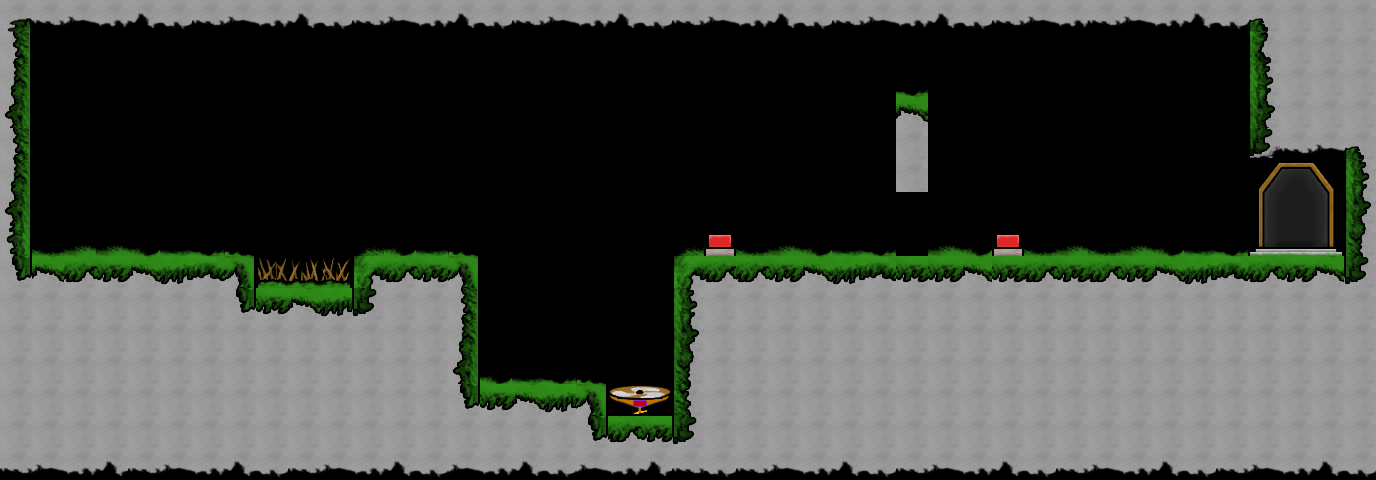

A level layout from a 2D game, rendered from its tile map. Below: a short description, then the map file with its tile-grid data intact:
An orthogonal 43x15 tile map with 32x32 px tiles, 2 tile layers (Tile Layer 1, Tile Layer 2), 7 tilesets and 9 objects (2x Button, 2x Player, Fan, Spike, Goal, ...).

<map version="1.10" tiledversion="1.10.2" orientation="orthogonal" renderorder="right-down" width="43" height="15" tilewidth="32" tileheight="32" infinite="0" nextlayerid="4" nextobjectid="13">
 <tileset firstgid="1" source="../../../../../Tiled/placeholder_tile.tsx" />
 <tileset firstgid="29" name="TileSheet_Final" tilewidth="32" tileheight="32" tilecount="96" columns="12">
  <image source="TileSheet_Final.png" width="384" height="256" />
 </tileset>
 <tileset firstgid="125" name="TileSheet_Final" tilewidth="32" tileheight="32" tilecount="96" columns="12">
  <image source="TileSheet_Final.png" width="384" height="256" />
 </tileset>
 <tileset firstgid="221" source="../../../../../Tiled/TileSheet_Final.tsx" />
 <tileset firstgid="317" name="400x400Orange" tilewidth="400" tileheight="400" tilecount="1" columns="1">
  <image source="400x400Orange.png" width="400" height="400" />
 </tileset>
 <tileset firstgid="318" name="Player" tilewidth="64" tileheight="64" tilecount="2" columns="2">
  <image source="Player.png" width="128" height="64" />
 </tileset>
 <tileset firstgid="320" name="Door" tilewidth="32" tileheight="64" tilecount="1" columns="1">
  <image source="Door.png" width="32" height="64" />
 </tileset>
 <layer id="1" name="Tile Layer 1" width="43" height="15">
  <data encoding="csv">
39,66,67,68,69,70,66,67,68,69,70,66,67,68,69,70,66,67,68,69,70,66,67,68,69,70,66,67,68,69,70,66,67,68,66,67,68,69,70,38,275,275,275,
37,0,0,0,0,0,0,0,0,0,0,0,0,0,0,0,0,0,0,0,0,0,0,0,0,0,0,0,0,0,0,0,0,0,0,0,0,0,0,36,275,275,275,
49,0,0,0,0,0,0,0,0,0,0,0,0,0,0,0,0,0,0,0,0,0,0,0,0,0,0,0,0,0,0,0,0,0,0,0,0,0,0,48,275,275,275,
61,0,0,0,0,0,0,0,0,0,0,0,0,0,0,0,0,0,0,0,0,0,0,0,0,0,0,0,44,0,0,0,0,0,0,0,0,0,0,60,275,275,275,
37,0,0,0,0,0,0,0,0,0,0,0,0,0,0,0,0,0,0,0,0,0,0,0,0,0,0,0,83,0,0,0,0,0,0,0,0,0,0,65,66,67,38,
49,0,0,0,0,0,0,0,0,0,0,0,0,0,0,0,0,0,0,0,0,0,0,0,0,0,0,0,83,0,0,0,0,0,0,0,0,0,0,0,0,0,48,
61,0,0,0,0,0,0,0,0,0,0,0,0,0,0,0,0,0,0,0,0,0,0,0,0,0,0,0,0,0,0,0,0,0,0,0,0,0,0,0,0,0,60,
73,0,0,0,0,0,0,0,0,0,0,0,0,0,0,0,0,0,0,0,0,0,0,0,0,0,0,0,0,0,0,0,0,0,0,0,0,0,0,0,0,0,72,
97,44,42,43,44,45,46,47,0,0,0,41,42,43,47,0,0,0,0,0,0,41,42,42,43,44,45,46,43,43,44,43,42,43,42,43,44,45,46,42,43,44,288,
0,0,0,0,0,275,275,289,43,44,45,96,83,83,37,0,0,0,0,0,0,48,0,0,0,0,0,0,0,0,0,0,0,0,0,0,0,0,0,0,0,0,0,
0,0,0,0,0,0,0,0,0,0,0,0,0,0,49,0,0,0,0,0,0,60,0,0,0,0,0,0,0,0,0,0,0,0,0,0,0,0,0,0,0,0,0,
0,0,0,0,0,0,0,0,0,0,0,0,0,0,61,0,0,0,0,0,0,72,0,0,0,0,0,0,0,0,0,0,0,0,0,0,0,0,0,0,0,0,0,
0,0,0,0,0,0,0,0,0,0,0,0,0,0,97,43,44,45,47,0,0,84,0,0,0,0,0,0,0,0,0,0,0,0,0,0,0,0,0,0,0,0,0,
0,0,0,0,0,0,0,0,0,0,0,0,0,0,0,0,0,0,97,42,43,96,0,0,0,0,0,0,0,0,0,0,0,0,0,0,0,0,0,0,0,0,0,
258,259,260,261,258,259,260,261,262,258,259,260,261,262,259,260,261,262,67,68,69,66,70,258,259,260,261,262,258,259,260,261,262,258,259,260,261,262,258,259,260,261,262
</data>
 </layer>
 <layer id="2" name="Tile Layer 2" width="43" height="15">
  <data encoding="csv">
0,0,0,0,0,0,0,0,0,0,0,0,0,0,0,0,0,0,0,0,0,0,0,0,0,0,0,0,0,0,0,0,0,0,0,0,0,0,0,0,0,0,0,
0,0,0,0,0,0,0,0,0,0,0,0,0,0,0,0,0,0,0,0,0,0,0,0,0,0,0,0,0,0,0,0,0,0,0,0,0,0,0,0,0,0,0,
0,0,0,0,0,0,0,0,0,0,0,0,0,0,0,0,0,0,0,0,0,0,0,0,0,0,0,0,34,0,0,0,0,0,0,0,0,0,0,0,0,0,0,
0,0,0,0,0,0,0,0,0,0,0,0,0,0,0,0,0,0,0,0,0,0,0,0,0,0,0,0,0,0,0,0,0,0,0,0,0,0,0,0,0,0,0,
0,0,0,0,0,0,0,0,0,0,0,0,0,0,0,0,0,0,0,0,0,0,0,0,0,0,0,0,0,0,0,0,0,0,0,0,0,0,0,0,0,0,0,
0,0,0,0,0,0,0,0,0,0,0,0,0,0,0,0,0,0,0,0,0,0,0,0,0,0,0,0,0,0,0,0,0,0,0,0,0,0,0,77,78,79,0,
0,0,0,0,0,0,0,0,0,0,0,0,0,0,0,0,0,0,0,0,0,0,0,0,0,0,0,0,0,0,0,0,0,0,0,0,0,0,0,89,90,91,0,
0,30,31,31,32,33,34,35,0,0,0,29,32,33,35,0,0,0,0,0,0,29,95,30,31,32,33,34,0,31,32,95,30,31,30,31,32,33,34,101,102,103,0,
0,0,0,0,0,0,0,0,113,114,115,0,0,0,0,0,0,0,0,0,0,0,0,0,0,0,0,0,0,0,0,0,0,0,0,0,0,0,0,0,0,0,0,
275,275,275,275,275,275,0,0,0,0,0,0,0,0,0,0,0,0,0,0,0,0,275,275,275,275,275,275,275,275,275,275,275,275,275,275,275,275,275,275,275,275,275,
275,275,275,275,275,275,275,275,275,275,275,275,275,275,0,0,0,0,0,0,0,0,275,275,275,275,275,275,275,275,275,275,275,275,275,275,275,275,275,275,275,275,275,
275,275,275,275,275,275,275,275,275,275,275,275,275,275,0,32,33,34,35,0,0,0,275,275,275,275,275,275,275,275,275,275,275,275,275,275,275,275,275,275,275,275,275,
275,275,275,275,275,275,275,275,275,275,275,275,275,275,0,0,0,0,0,86,87,0,275,275,275,275,275,275,275,275,275,275,275,275,275,275,275,275,275,275,275,275,275,
275,275,275,275,275,275,275,275,275,275,275,275,275,275,275,275,275,275,0,0,0,0,275,275,275,275,275,275,275,275,275,275,275,275,275,275,275,275,275,275,275,275,275,
0,0,0,0,0,0,0,0,0,0,0,0,0,0,0,0,0,0,0,0,0,0,0,0,0,0,0,0,0,0,0,0,0,0,0,0,0,0,0,0,0,0,0
</data>
 </layer>
 <objectgroup id="3" name="Object Layer 1">
  <object id="1" name="Fan1" type="Fan" x="608" y="384" width="64" height="32">
   <properties>
    <property name="float_theForce" type="float" value="4.5" />
    <property name="int_theDirection" type="int" value="4" />
    <property name="string_theID" value="fan1" />
   </properties>
  </object>
  <object id="2" name="Spikes" type="Spike" x="256" y="256" width="96" height="32" />
  <object id="3" name="Button" type="Button" x="704" y="224" width="32" height="32">
   <properties>
    <property name="isTypeOne" type="bool" value="false" />
    <property name="string_effectName" value="action_doorOpenClose" />
    <property name="string_effectName1" value="" />
    <property name="string_effectName2" value="" />
    <property name="string_para" value="door1" />
    <property name="string_para1" value="" />
    <property name="string_para2" value="" />
   </properties>
  </object>
  <object id="4" name="Button" type="Button" x="992" y="224" width="32" height="32">
   <properties>
    <property name="isTypeOne" type="bool" value="false" />
    <property name="string_effectName" value="action_doorOpenClose" />
    <property name="string_effectName1" value="" />
    <property name="string_effectName2" value="" />
    <property name="string_para" value="door1" />
    <property name="string_para1" value="" />
    <property name="string_para2" value="" />
   </properties>
  </object>
  <object id="6" name="End" type="Goal" x="1248" y="160" width="96" height="96">
   <properties>
    <property name="bool_mapIsMenu" type="bool" value="true" />
    <property name="string_theMapID" value="levelSelectMenu.tmx" />
   </properties>
  </object>
  <object id="9" name="Fan Area - fan1" type="FanArea" gid="317" x="598.667" y="360.667" width="70.3333" height="196.667">
   <properties>
    <property name="string_fanID" value="fan1" />
   </properties>
  </object>
  <object id="10" name="Player 1" type="Player" gid="318" x="67" y="219" width="64" height="64">
   <properties>
    <property name="int_index" type="int" value="0" />
    <property name="int_nextFrameDelay" type="int" value="30" />
    <property name="int_numberOfFrame" type="int" value="-1" />
    <property name="int_singleFrameID" type="int" value="-1" />
   </properties>
  </object>
  <object id="11" name="Player 2" type="Player" gid="318" x="146" y="217" width="64" height="64">
   <properties>
    <property name="int_index" type="int" value="1" />
    <property name="int_nextFrameDelay" type="int" value="30" />
    <property name="int_numberOfFrame" type="int" value="-1" />
    <property name="int_singleFrameID" type="int" value="-1" />
   </properties>
  </object>
  <object id="12" name="Door1" type="Door" gid="320" x="895.545" y="256.152" width="32" height="64">
   <properties>
    <property name="isOpened" type="bool" value="false" />
    <property name="string_theID" value="door1" />
   </properties>
  </object>
 </objectgroup>
</map>
